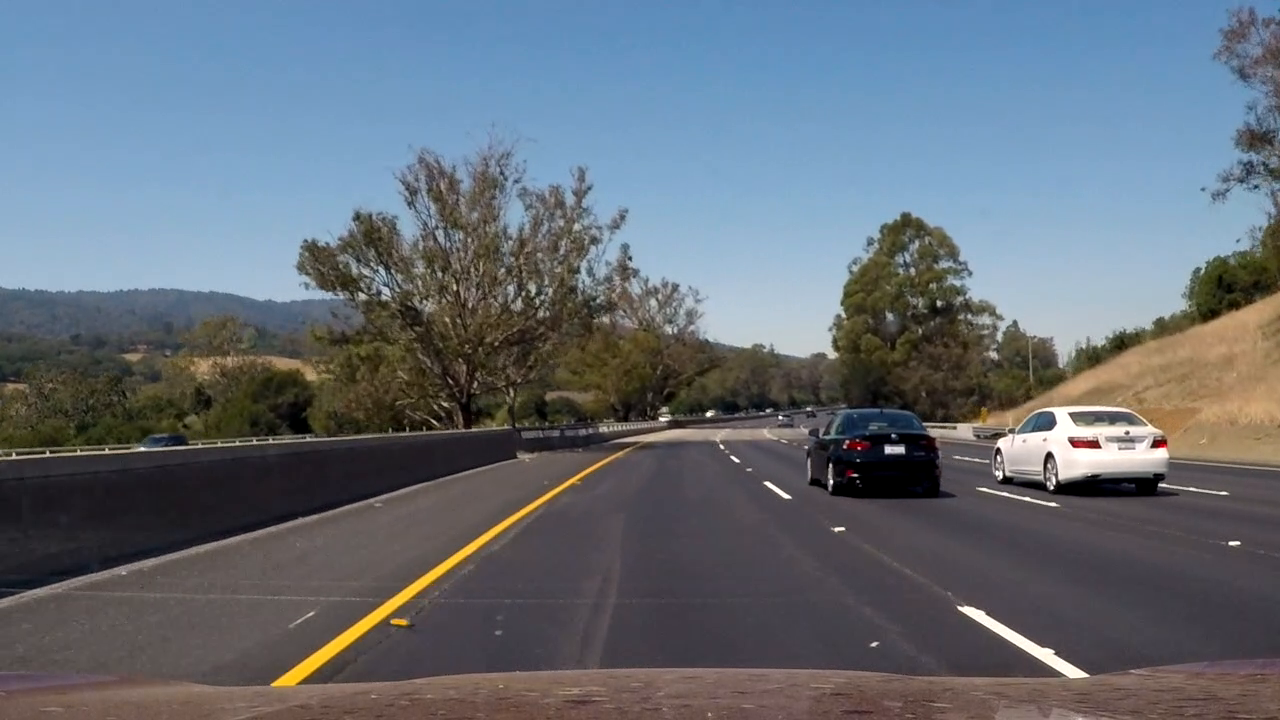
#> input picture test_images/detection_testing/frame_38.png, 1280 x 720 px
$ jupyter execute --allow-errors model_testing_v2.ipynb   (shell and % lines are left out)   (older library calls are emulated)
#> lines starting #> are read from the running program, lines starting #| are printed output that depends on the picture
[cell 1]
#!/usr/bin/env python -W ignore::DeprecationWarning

import glob, pickle, os, time
from tqdm import tqdm
import numpy as np
import pandas as pd
import cv2
from tqdm import tqdm

import matplotlib.pyplot as plt
import matplotlib.image as mpimg

from helper_functions import *
from skimage.feature import hog
from skimage.util import img_as_ubyte, img_as_float
from skimage.color import rgb2hsv, rgb2luv, rgb2ycbcr
from skimage.exposure import rescale_intensity, equalize_adapthist
from skimage.transform import resize
from sklearn.preprocessing import StandardScaler
from sklearn.model_selection import train_test_split
from sklearn.metrics import accuracy_score, f1_score, classification_report
from scipy.ndimage.measurements import label

from sklearn.svm import SVC
from xgboost import XGBClassifier

import warnings
warnings.filterwarnings("ignore")

[cell 2]
### PARAMETERS ###
processed_images = False
# Color Map Choices: RGB, HSV, LUV, YCbCr
color_map = 'YCbCr'
clf_type = 'xgb'

[cell 3]
# [11 lines left out: function rgb_convert, not called in this run]

[cell 4]
# [15 lines left out: function load_images_labels, not called in this run]

[cell 5]
# [32 lines left out: function extract_features, not called in this run]

[cell 6]
# [15 lines left out: function dump_classifier, not called in this run]


def load_clf(clf_name):
    with open('clfs/'+clf_name, 'rb') as f:
        clf = pickle.load(f)
    f.close()

    return clf

[cell 7]
# [41 lines left out: function train_clf, not called in this run]

[cell 8]
# [20 lines left out: function train_clf_pipeline, not called in this run]

[cell 9]
# Define a single function that can extract features using hog sub-sampling and make predictions
# [67 lines left out: function find_cars, not called in this run]

[cell 10]
# Define a single function that can extract features using hog sub-sampling and make predictions
# [70 lines left out: function find_windows, not called in this run]

[cell 11]
img = plt.imread('test_images/detection_testing/frame_38.png')
#> img is the input picture: shape (720, 1280, 3) float32; mean R, G, B 0.396, 0.43, 0.468
plt.imshow(img)

[cell 12]
### FIND CARS PARAMETERS ###

# [5 lines of commented-out code are left out]
scales_dict = {
    1: (400, 464, 1),
    1.5: (400, 528, 2),
    2: (400, 656, 2)
}


spatial_size = (32, 32)
hist_bins=32
hist_range=(0, 256)
orient=12
pix_per_cell=8
cell_per_block=2

#> (the rest of this cell did not finish here and is left out)

clf = load_clf('{}_{}.pickle'.format(clf_type, color_map))

[cell 13]
#out_img = find_cars(img, ystart, ystop, scale, clf, scaler, orient, pix_per_cell, cell_per_block, spatial_size, hist_bins)
#plt.imshow(out_img)

[cell 14]
windows_hat = []
#> (the rest of this cell did not finish here and is left out)

[cell 15]
windows_hat

[cell 16]
# Here is your draw_boxes function from the previous exercise
def draw_boxes(img, bboxes, color=(0, 0, 255), thick=4):
    # Make a copy of the image
#> called with color = (0, 0, 255), thick = 4
    imcopy = np.copy(img)
    # Iterate through the bounding boxes
    for bbox in bboxes:
        # Draw a rectangle given bbox coordinates
        cv2.rectangle(imcopy, bbox[0], bbox[1], color, thick)
    # Return the image copy with boxes drawn
    return imcopy


def add_heat(heatmap, bbox_list):
    # Iterate through list of bboxes
    for box in bbox_list:
        # Add += 1 for all pixels inside each bbox
        # Assuming each "box" takes the form ((x1, y1), (x2, y2))
        heatmap[box[0][1]:box[1][1], box[0][0]:box[1][0]] += 1
#> heatmap: shape (720, 1280) float64; every value is 0

    # Return updated heatmap
    return heatmap

def apply_threshold(heatmap, threshold):
    # Zero out pixels below the threshold
    heatmap[heatmap < threshold] = 0
    # Return thresholded map
    return heatmap

# [9 lines left out: function expand_labeled_bboxes, not called in this run]

def draw_labeled_bboxes(img, labels):
    # Iterate through all detected cars
    for car_number in range(1, labels[1]+1):
        # Find pixels with each car_number label value
        nonzero = (labels[0] == car_number).nonzero()
        # Identify x and y values of those pixels
        nonzeroy = np.array(nonzero[0])
        nonzerox = np.array(nonzero[1])
        # Define a bounding box based on min/max x and y
        bbox = ((np.min(nonzerox), np.min(nonzeroy)), (np.max(nonzerox), np.max(nonzeroy)))
        print(bbox)
        # Draw the box on the image
        cv2.rectangle(img, bbox[0], bbox[1], (0,0,255), 4)
    # Return the image
    return img

[cell 17]
draw_img = draw_boxes(img, windows_hat)
fig, ax = plt.subplots(1, 1, figsize = (16,9))
ax.imshow(draw_img)

[cell 18]
heatmap = np.zeros(img.shape[:2])
heatmap = add_heat(heatmap, windows_hat)


fig, ax = plt.subplots(1,1, figsize = (16, 9))
ax.imshow(heatmap)

[cell 19]
heat_thresh = 2

heatmap_thresh = apply_threshold(heatmap, threshold = heat_thresh)

labels = label(heatmap_thresh)

fig, ax = plt.subplots(1,1,figsize = (32,18))
ax.set_title('{} cars found'.format(labels[1]), fontsize = 32)
ax.imshow(labels[0])
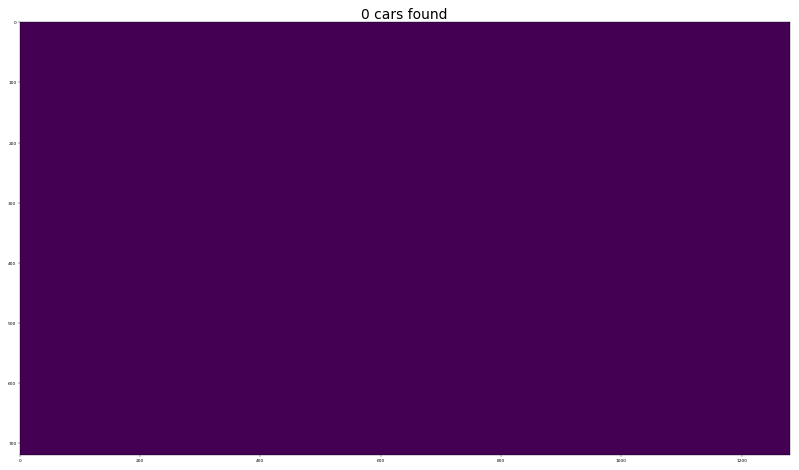
#> figure drawn by matplotlib, 1 panel

[cell 20]
draw_img = draw_labeled_bboxes(np.copy(img), labels)
